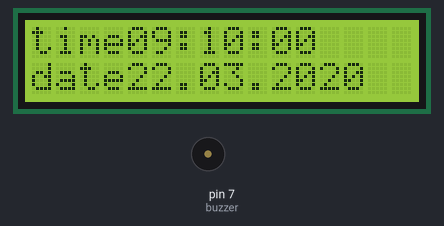
This sketch was run on a simulated Arduino Uno, built with avr-gcc and run on an emulated ATmega328P. Parts: 16×2 character LCD, buzzer (waves = sounding, pin HIGH). The local clock reads 2024-03-15 10:24:30 at power-on unless the sketch sets it; what the sketch prints to the serial monitor is not drawn.

Above: at 0.1 s.
At 5.1 s:
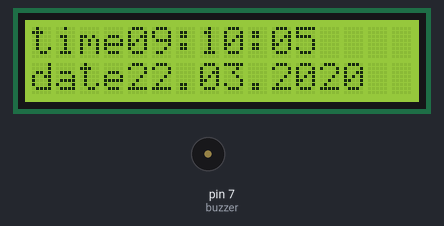
At 10.1 s:
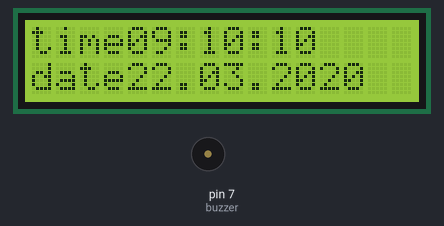
At 19.1 s:
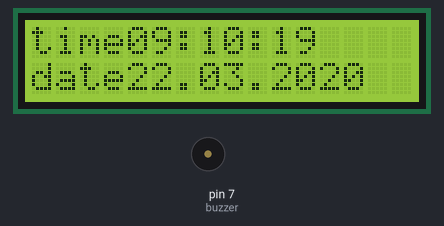
At 29.1 s:
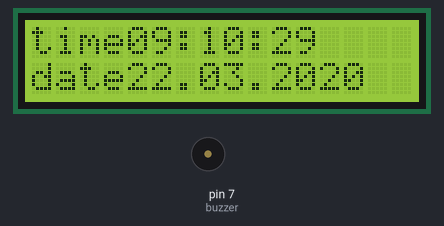
At 39.1 s:
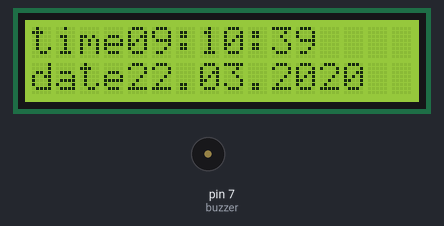

Measured:
- what the display in image 1 shows lasts 1.0 s, from 5.0 s to 6.0 s

The sketch:

rct_ds3231_timmer_with_lcd.ino
```cpp
#include <DS3231.h>
#include <LiquidCrystal.h>

int buzzer = 7;

DS3231  rtc(SDA, SCL);
Time t;
LiquidCrystal lcd(1,2,6,5,4,3);

const int OnHour = 12;
const int OnMin = 24;
const int onsec =00;
const int offsec =30;

void setup() {
  Serial.begin(9600);
  rtc.begin();
  lcd.begin(16,2);
  pinMode(buzzer, OUTPUT);
  digitalWrite(buzzer, LOW);
  rtc.setTime(9,10,00);
  rtc.setDate(22,03,2020);

}

void loop() {
  lcd.setCursor(0,0);
  lcd.print("time");
  lcd.print(rtc.getTimeStr());
  Serial.println(rtc.getTimeStr());

  lcd.setCursor(0,1);
  lcd.print("date");
  lcd.print(rtc.getDateStr());
  Serial.println(rtc.getDateStr());

  t = rtc.getTime();
  Serial.print(t.hour);
  Serial.print(" hour(s), ");
  Serial.print(t.min);
  Serial.print(" minute(s)");
  Serial.print(t.sec);
  Serial.print(" sec");
  Serial.println(" ");
  //delay (1000);

  if((t.hour == OnHour && t.min == OnMin  && t.sec >=onsec)&&(t.hour == OnHour && t.min == OnMin  && t.sec <=offsec)){
    digitalWrite(buzzer,HIGH);
    Serial.println("buzzer ON");
    }

    else{
      digitalWrite(buzzer,LOW);
      //Serial.println("buzzer OFF");
    }

}
```
